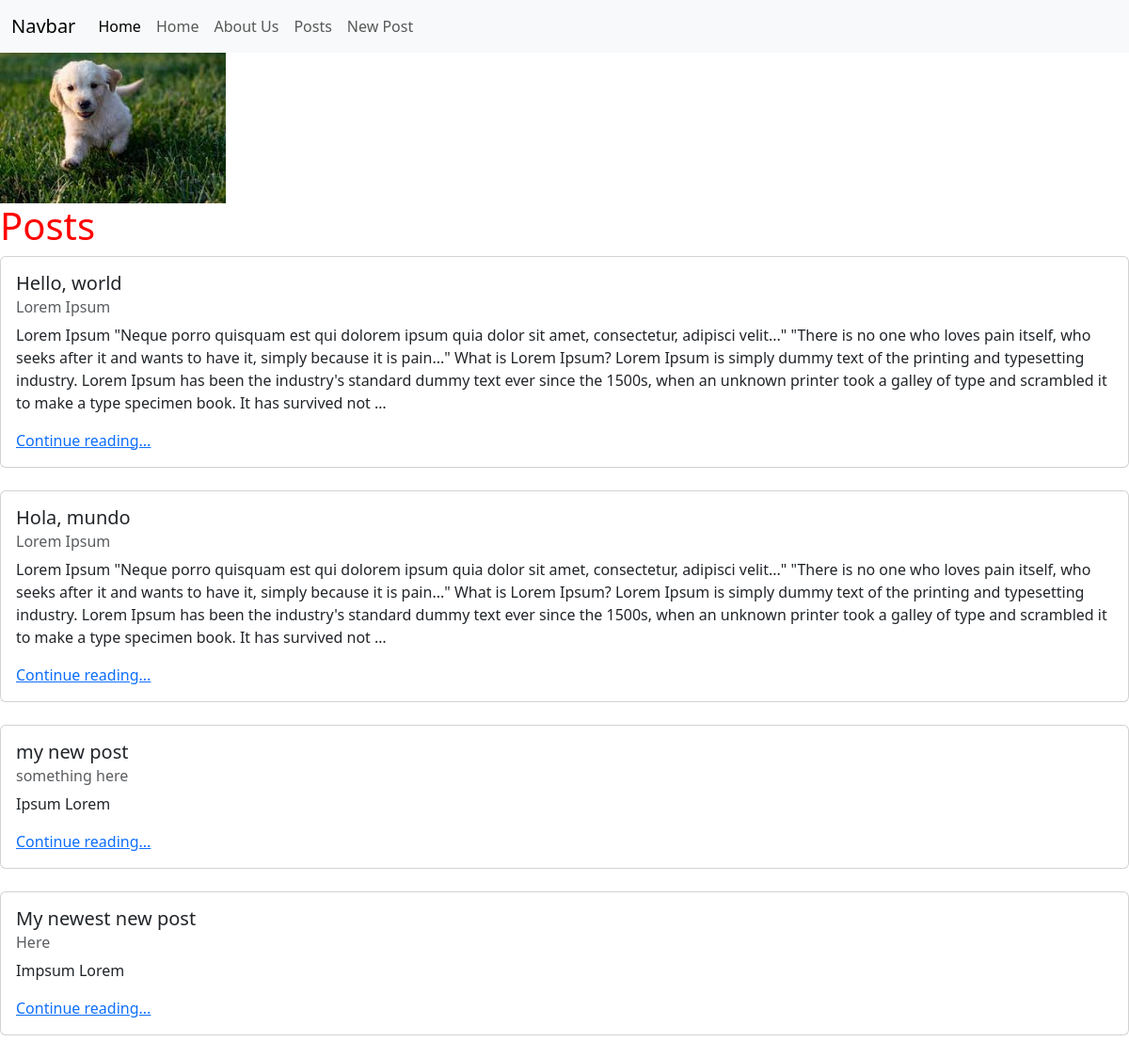
/posts/, run on the app's committed database.
### posts/models.py (models this page shows, shortened)
class Post(models.Model):                                                      # inheritance
    title = models.CharField(max_length=128)                                   # composition
    subtitle = models.CharField(max_length=256)
    body = models.TextField()
    created_on = models.DateTimeField(auto_now_add=True)

### posts/views.py (the view)
# urls.py: path("",views.PostListView.as_view(), name="list"),
class PostListView(ListView):
    template_name = "posts/list.html"
    model = Post

### templates/posts/list.html (shortened to what this page needs)
{% extends 'base.html' %}
{% load static %}
{% block content %}
<img src="{% static 'img/puppy.jpg' %}" style="width:20%;">
<h1>Posts</h1>
{% for post in post_list %}
    <div class="card">
        <div class="card-body">
            <h5 class="card-title">{{ post.title }}</h5>
            <h6 class="card-subtitle mb-2 text-body-secondary">{{ post.subtitle }}</h6>
            <p class="card-text">{{ post.body|truncatechars:512 }}</p>
            <a href="{% url 'detail' post.id %}" class="card-link"> Continue reading... </a>
        </div>
    </div>
    <br/>
{% endfor %}
{% endblock content %}

### templates/base.html (shortened to what this page needs)
{% load static %}
<!DOCTYPE html>
<html lang="en">
<head>
    <link
        href="https://cdn.jsdelivr.net/npm/bootstrap@5.3.0-alpha3/dist/css/bootstrap.min.css"
        rel="stylesheet"
>
    <link href="{% static 'css/base.css' %}" rel="stylesheet">
</head>
<body>
    <nav class="navbar navbar-expand-lg bg-body-tertiary">
        <div class="container-fluid">
            <a class="navbar-brand" href="#">Navbar</a>
            <div class="collapse navbar-collapse" id="navbarNavAltMarkup">
                <div class="navbar-nav">
                    <a class="nav-link active" aria-current="page" href="#">Home</a>
                    <a class="nav-link" href="{% url 'home' %}">Home</a>
                    <a class="nav-link" href="{% url 'about' %}">About Us</a>
                    <a class="nav-link" href="{% url 'list' %}">Posts</a>
                    <a class="nav-link" href="{% url 'new' %}">New Post</a>
                </div>
            </div>
        </div>
    </nav>
    {% block content %}{% endblock content %}
</body>
</html>

### static/css/base.css (style rules this page uses)
h1 { color: red; }

### data on the page
Post: title "Hello, world", subtitle "Lorem Ipsum", body "Lorem Ipsum \"Neque porro quisquam est qui dolorem ipsum quia dolor sit amet, consectetur, adipisci velit...\" \"There is no one who loves pain itself, who seeks after it and wants to have it, simply because it is pain...\" What is Lorem Ipsum? Lorem Ipsum is simply dummy text of the printing and typesetting industry. Lorem Ipsum has been the industry's standard dummy text ever since the 1500s, when an unknown printer took a galley of type and scrambled it to make a type specimen book. It has survived not …"
Post: title "Hola, mundo", subtitle "Lorem Ipsum", body "Lorem Ipsum \"Neque porro quisquam est qui dolorem ipsum quia dolor sit amet, consectetur, adipisci velit...\" \"There is no one who loves pain itself, who seeks after it and wants to have it, simply because it is pain...\" What is Lorem Ipsum? Lorem Ipsum is simply dummy text of the printing and typesetting industry. Lorem Ipsum has been the industry's standard dummy text ever since the 1500s, when an unknown printer took a galley of type and scrambled it to make a type specimen book. It has survived not …"
Post: title "my new post", subtitle "something here", body "Ipsum Lorem"
Post: title "My newest new post", subtitle "Here", body "Impsum Lorem"
